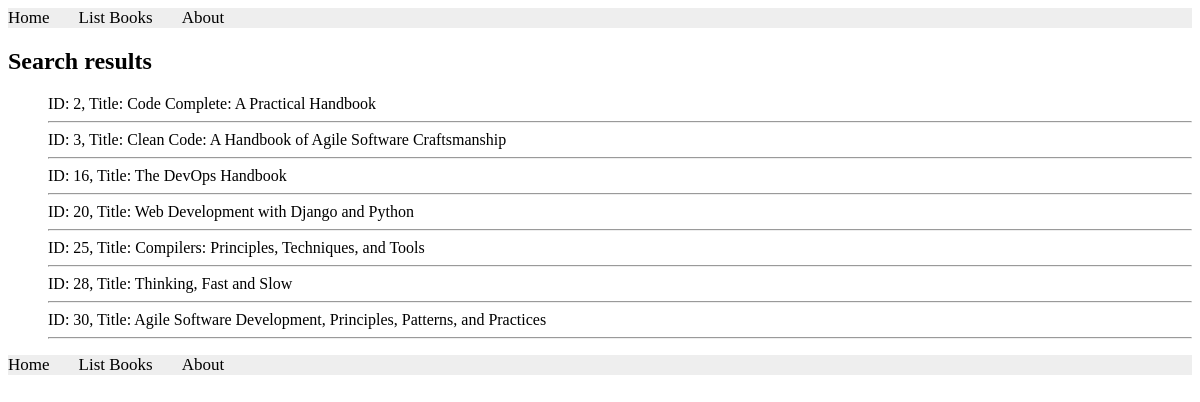
The app's page /books/simple/query, older data.
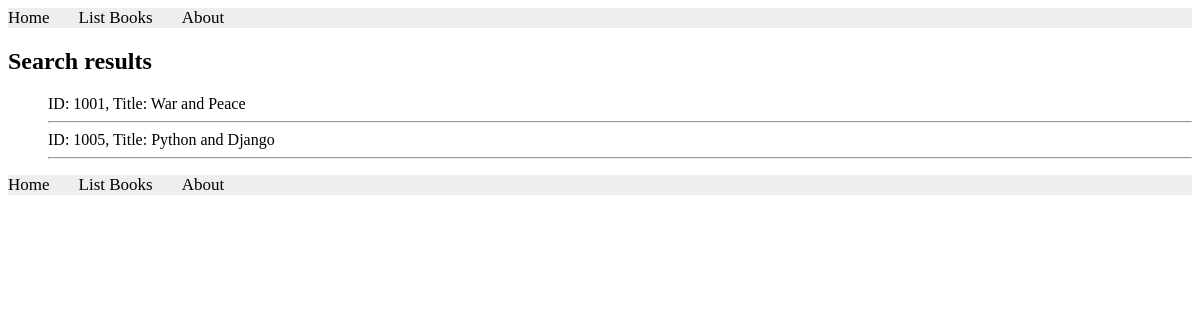
The same page, newer data.
### apps/bookmodule/models.py (models this page shows, shortened)
class Book(models.Model):
    title = models.CharField(max_length=200)
    author = models.CharField(max_length=100)
    year = models.IntegerField(null=True)
    price = models.DecimalField(max_digits=6, decimal_places=2)
    edition = models.IntegerField(default=1)
    quantity = models.IntegerField(default=1)
    pubdate = models.DateTimeField(null=True)
    rating = models.SmallIntegerField(default=1)
    publisher = models.ForeignKey(
        Publisher,
        null=True,
        on_delete=models.SET_NULL,
        related_name='books'
    )
    authors = models.ManyToManyField(Author, blank=True)

### apps/bookmodule/views.py (the view)
# urls.py: path('simple/query', views.simple_query, name='books-simple_query'),
def simple_query(request):
    mybooks = Book.objects.filter(title__icontains='and')
    return render(request, 'bookmodule/bookList.html', {'books': mybooks})

### apps/templates/bookmodule/bookList.html (shortened to what this page needs)
{% extends "layouts/base.html" %}
{% block content %}
<h2>Search results</h2>
{% if books %}
  <ul>
  {% for obj in books %}
ID: {{obj.id}}, Title: {{obj.title}}
<hr>
{% endfor %}
  </ul>
{% else %}
  <p>No results found.</p>
{% endif %}
{% endblock %}

Row changes from the older to the newer data that the page shows:
removed Book: id "2", title "Code Complete: A Practical Handbook"
no longer on this page (row edited): Book: id "3", title "Clean Code: A Handbook of Agile Software Craftsmanship"
no longer on this page (row edited): Book: id "16", title "The DevOps Handbook"
no longer on this page (row edited): Book: id "20", title "Web Development with Django and Python"
no longer on this page (row edited): Book: id "25", title "Compilers: Principles, Techniques, and Tools"
no longer on this page (row edited): Book: id "28", title "Thinking, Fast and Slow"
no longer on this page (row edited): Book: id "30", title "Agile Software Development, Principles, Patterns, and Practices"
added Book: id "1001", title "War and Peace"
added Book: id "1005", title "Python and Django"
